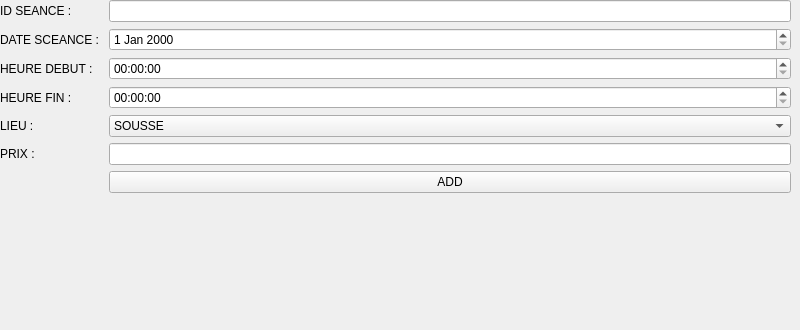
       <widget class="QWidget" name="tab">
        <attribute name="title">
         <string>CREATE</string>
        </attribute>
        <widget class="QWidget" name="formLayoutWidget">
         <property name="geometry">
          <rect>
           <x>0</x>
           <y>0</y>
           <width>791</width>
           <height>321</height>
          </rect>
         </property>
         <layout class="QFormLayout" name="formLayout">
          <item row="0" column="0">
           <widget class="QLabel" name="label">
            <property name="text">
             <string>ID SEANCE :</string>
            </property>
           </widget>
          </item>
          <item row="0" column="1">
           <widget class="QLineEdit" name="lineEdit_id_seance"/>
          </item>
          <item row="1" column="0">
           <widget class="QLabel" name="label_2">
            <property name="text">
             <string>DATE SCEANCE : </string>
            </property>
           </widget>
          </item>
          <item row="1" column="1">
           <widget class="QDateEdit" name="dateEdit_seance"/>
          </item>
          <item row="2" column="0">
           <widget class="QLabel" name="label_3">
            <property name="text">
             <string>HEURE DEBUT :</string>
            </property>
           </widget>
          </item>
          <item row="2" column="1">
           <widget class="QTimeEdit" name="debut_seance"/>
          </item>
          <item row="3" column="0">
           <widget class="QLabel" name="label_4">
            <property name="text">
             <string>HEURE FIN : </string>
            </property>
           </widget>
          </item>
          <item row="3" column="1">
           <widget class="QTimeEdit" name="fin_seance"/>
          </item>
          <item row="4" column="0">
           <widget class="QLabel" name="label_5">
            <property name="text">
             <string>LIEU :</string>
            </property>
           </widget>
          </item>
          <item row="4" column="1">
           <widget class="QComboBox" name="lineEdit_lieu">
            <item>
             <property name="text">
              <string>SOUSSE</string>
             </property>
            </item>
            <item>
             <property name="text">
              <string>ARIANA</string>
             </property>
            </item>
            <item>
             <property name="text">
              <string>TUNIS</string>
             </property>
            </item>
           </widget>
          </item>
          <item row="5" column="0">
           <widget class="QLabel" name="label_6">
            <property name="text">
             <string>PRIX : </string>
            </property>
           </widget>
          </item>
          <item row="5" column="1">
           <widget class="QLineEdit" name="lineEdit_prix"/>
          </item>
          <item row="6" column="1">
           <widget class="QPushButton" name="add_sc_btn">
            <property name="text">
             <string>ADD</string>
            </property>
           </widget>
          </item>
         </layout>
        </widget>
       </widget>
